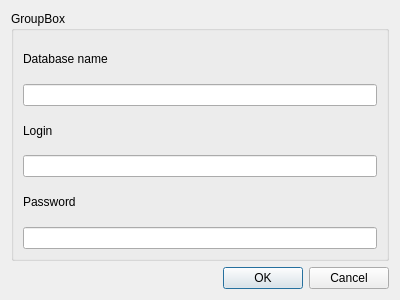
<?xml version="1.0" encoding="UTF-8"?>
<ui version="4.0">
 <class>LoginWindow</class>
 <widget class="QDialog" name="LoginWindow">
  <property name="geometry">
   <rect>
    <x>0</x>
    <y>0</y>
    <width>400</width>
    <height>300</height>
   </rect>
  </property>
  <property name="windowTitle">
   <string>Dialog</string>
  </property>
  <layout class="QGridLayout" name="gridLayout">
   <item row="0" column="0">
    <widget class="QGroupBox" name="groupBox">
     <property name="title">
      <string>GroupBox</string>
     </property>
     <layout class="QGridLayout" name="gridLayout_2">
      <item row="0" column="0">
       <layout class="QVBoxLayout" name="verticalLayout">
        <item>
         <widget class="QLabel" name="label">
          <property name="text">
           <string>Database name</string>
          </property>
         </widget>
        </item>
        <item>
         <widget class="QLineEdit" name="le_db_name"/>
        </item>
        <item>
         <widget class="QLabel" name="label2">
          <property name="text">
           <string>Login</string>
          </property>
         </widget>
        </item>
        <item>
         <widget class="QLineEdit" name="le_login"/>
        </item>
        <item>
         <widget class="QLabel" name="label3">
          <property name="text">
           <string>Password</string>
          </property>
         </widget>
        </item>
        <item>
         <widget class="QLineEdit" name="le_pass">
          <property name="echoMode">
           <enum>QLineEdit::Password</enum>
          </property>
         </widget>
        </item>
       </layout>
      </item>
     </layout>
    </widget>
   </item>
   <item row="1" column="0">
    <widget class="QDialogButtonBox" name="buttonBox">
     <property name="orientation">
      <enum>Qt::Horizontal</enum>
     </property>
     <property name="standardButtons">
      <set>QDialogButtonBox::Cancel|QDialogButtonBox::Ok</set>
     </property>
    </widget>
   </item>
  </layout>
 </widget>
 <resources/>
 <connections>
  <connection>
   <sender>buttonBox</sender>
   <signal>accepted()</signal>
   <receiver>LoginWindow</receiver>
   <slot>accept()</slot>
   <hints>
    <hint type="sourcelabel">
     <x>248</x>
     <y>254</y>
    </hint>
    <hint type="destinationlabel">
     <x>157</x>
     <y>274</y>
    </hint>
   </hints>
  </connection>
  <connection>
   <sender>buttonBox</sender>
   <signal>rejected()</signal>
   <receiver>LoginWindow</receiver>
   <slot>reject()</slot>
   <hints>
    <hint type="sourcelabel">
     <x>316</x>
     <y>260</y>
    </hint>
    <hint type="destinationlabel">
     <x>286</x>
     <y>274</y>
    </hint>
   </hints>
  </connection>
 </connections>
</ui>
